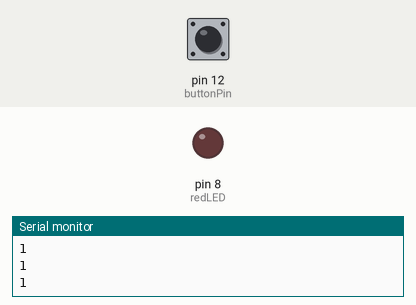
Recording of a sketch running on a simulated Arduino Uno, built with avr-gcc and run on an emulated ATmega328P. Parts: output pins drawn as LEDs (lit = HIGH), the last lines printed to the serial monitor. The inputs (shaded band) are chosen by the test bench; at power-on: pin 12 (buttonPin) HIGH.

Above: at 1.2 s.
1.3 s: pin 12 (buttonPin) pulled LOW for 0.15 s
At 1.7 s:
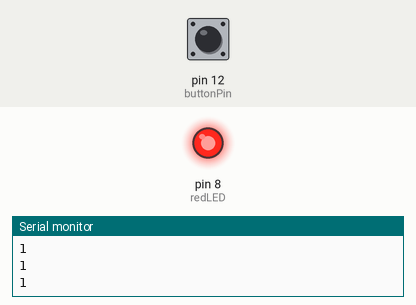
2.9 s: pin 12 (buttonPin) pulled LOW for 1 s
At 3.3 s:
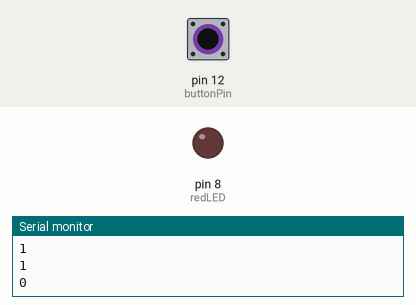
5.4 s: pin 12 (buttonPin) pulled LOW for 3.2 s
At 6.1 s:
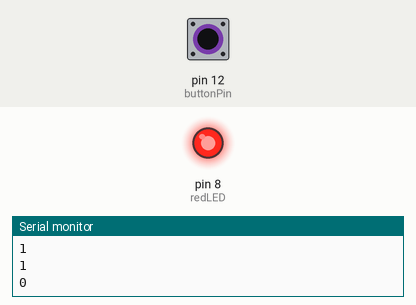
Timing chart, 0 to 8.4 s (numbered marks = the images above; inputs shaded):
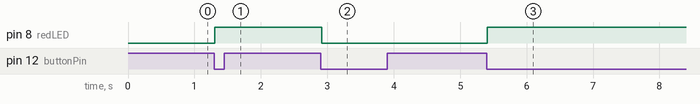

The sketch:

ToggleSwitchLED.ino
```cpp
int redLED = 8;
int buttonPin = 12;
int dt = 20;
int buttonRead;
int count = 0;
bool checker= false;


void setup() {
  // put your setup code here, to run once:
Serial.begin(9600);
pinMode(redLED, OUTPUT);
pinMode(buttonPin, INPUT);
}

void loop() {
  // put your main code here, to run repeatedly:
buttonRead = digitalRead(buttonPin);
Serial.println(buttonRead);


if(buttonRead == 0){
    checker = true;
}

if(checker == true){
  count = count + 1;
}

while(checker == true){
    if(count % 2 != 0){
      digitalWrite(redLED, HIGH);
      }

    if(count % 2 == 0){
      digitalWrite(redLED, LOW);
      }

    buttonRead = digitalRead(buttonPin);

    if(buttonRead == 1){
      checker = false;
      }
  }


delay(dt); // to allow for system to prevent quick button presses or checker changing value to quickly


}
```

Measured:
- after the input at 1.3 s, pin 8 (redLED): LOW → HIGH at once
- after the input at 2.9 s, pin 8 (redLED): HIGH → LOW at once
- after the input at 5.4 s, pin 8 (redLED): LOW → HIGH at once
